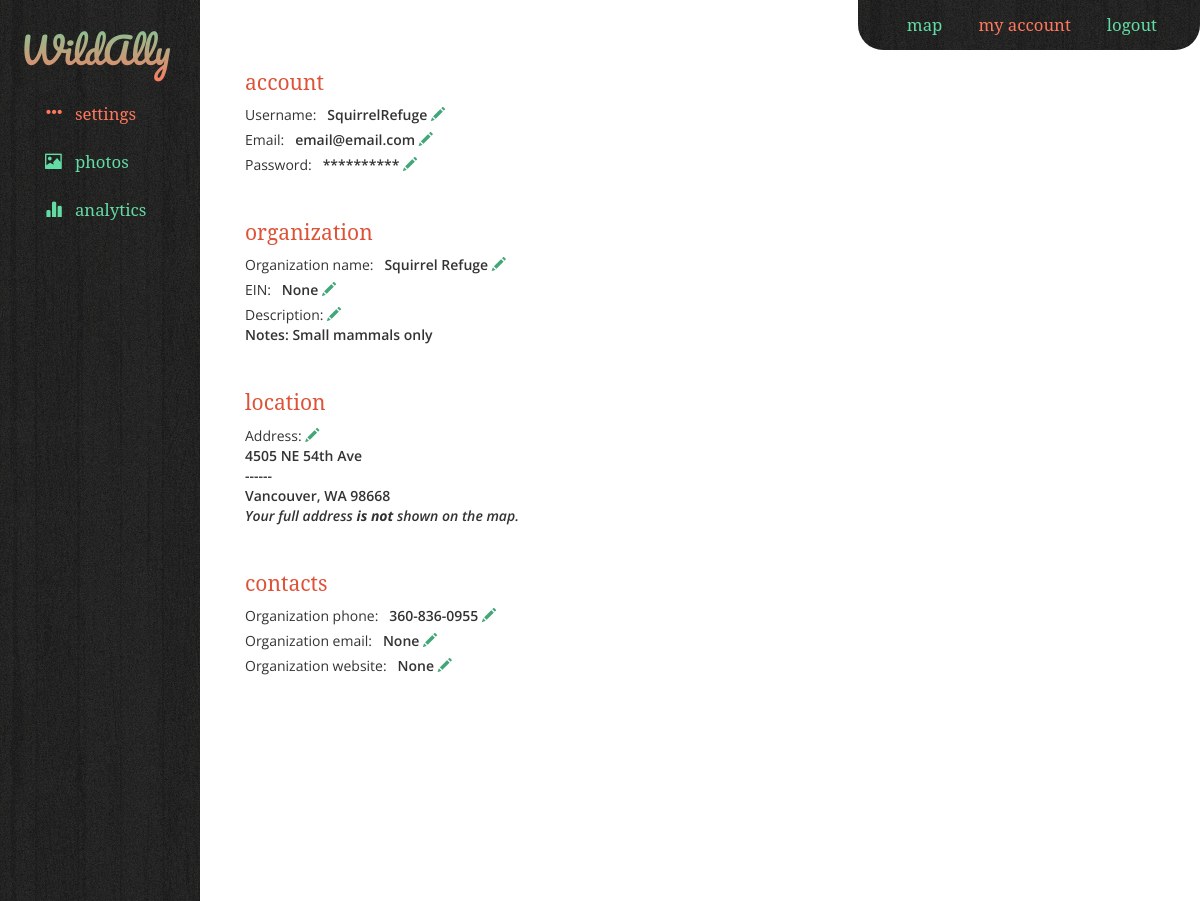
The page /settings (signed in) on the database its author committed.
### model.py (models this page shows, shortened)
class User(db.Model):
    __tablename__ = "users"
    id = db.Column(db.Integer, nullable=False, primary_key=True, autoincrement=True)
    email = db.Column(db.String(100), nullable=False)
    username = db.Column(db.String(50), unique=True, nullable=False)
    password = db.Column(db.String(500), nullable=False)
    account_made = db.Column(db.DateTime, nullable=False)
    last_login = db.Column(db.DateTime)

class Org(db.Model):
    __tablename__ = "orgs"
    id = db.Column(db.Integer, nullable=False, primary_key=True, autoincrement=True)
    user_id = db.Column(db.Integer, db.ForeignKey('users.id'))
    name = db.Column(db.String(100), nullable=False)
    ein = db.Column(db.String(9))
    show_address = db.Column(db.Boolean, nullable=False)
    address1 = db.Column(db.String(100))
    address2 = db.Column(db.String(100))
    city = db.Column(db.String(50), nullable=False)
    state = db.Column(db.String(2), nullable=False)
    zipcode = db.Column(db.String(5))
    desc = db.Column(db.Text)
    phone = db.Column(db.Integer)
    email = db.Column(db.String(100))
    website = db.Column(db.String(100))
    accept_animals = db.Column(db.Boolean)
    accept_volunteers = db.Column(db.Boolean)
    user = db.relationship("User",
                            backref=db.backref("org"))

### server.py (the view)
@app.route('/settings')
def manage_account():
    user_id = session['user_id']
    user = db.session.query(User).filter(User.id == user_id).first()
    org = db.session.query(Org).filter(Org.user_id == user_id).first()
    if org:
        is_org = 1
    else:
        is_org = 0
    return render_template('settings.html', is_org=is_org,
                                            username=user.username,
                                            email=user.email,
                                            org_name=org.name,
                                            ein=org.ein,
                                            show_address=org.show_address,
                                            address1=org.address1,
                                            address2=org.address2,
                                            city=org.city,
                                            state=org.state,
                                            zipcode=org.zipcode,
                                            desc=org.desc,
                                            phone=org.phone,
                                            org_email= org.email,
                                            website=org.website,
                                            accept_animals=org.accept_animals,
                                            accept_volunteers=org.accept_volunteers)

### templates/settings.html (shortened to what this page needs)
{% extends "base.html" %}
  {% block navbarloggedin %}
    <div class="small-navbar navbar-logged-in">
      <ul class="nav navbar-nav navbar-right">
          <li><a href="/">Map</a></li>
          <li><a class="link-active" href="/settings">My Account</a></li>
          <li><a href="/logout">Logout</a></li>
      </ul>
    </div>
  {% endblock %}
{% block sidebar %}
        <ul class="nav nav-sidebar my-account">
            <li><a class="link-active" href="/settings"><span class="glyphicon glyphicon-option-horizontal" aria-hidden="true"></span> &nbsp; Settings</a></li>
            <li><a href="/photos"><span class="glyphicon glyphicon-picture" aria-hidden="true"></span> &nbsp; Photos</a></li>
            <li><a href="/analytics"><span class="glyphicon glyphicon-stats" aria-hidden="true"></span> &nbsp; Analytics</a></li>
        </ul>
{% endblock %}
  {% block content %}
<div>
<h3>Account</h3>
    <label for='username'><span class="setting-label">Username: &nbsp; </span> <span id="current-username">{{ username }}</span>
        <span id="edit-username" class="glyphicon glyphicon-pencil click-to-edit" aria-hidden="true"></span>
    </label><br />
    <label for='email'><span class="setting-label">Email: &nbsp; </span> <span id="current-email">{{ email }}</span>
        <span id="edit-email" class="glyphicon glyphicon-pencil click-to-edit" aria-hidden="true"></span>
    </label><br />
    <label for='password'><span class="setting-label">Password: &nbsp; </span>
        <span id="password-mock">**********</span>
        <span id="edit-password" class="glyphicon glyphicon-pencil click-to-edit" aria-hidden="true"></span>
    </label><br />
</div>
{% if is_org == 1 %}
<div class="settings-section">
<h3>Organization</h3>
    <label for='org-name' class='org-field'><span class="setting-label">Organization name: &nbsp;</span> <span id="current-org-name">{{ org_name }}</span>
        <span id="edit-org-name" class="glyphicon glyphicon-pencil click-to-edit" aria-hidden="true"></span>
    </label><br />
    <label for='ein' class='org-field'><span class="setting-label">EIN: &nbsp;</span> <span id="current-ein">{{ ein }}</span>
        <span id="edit-ein" class="glyphicon glyphicon-pencil click-to-edit" aria-hidden="true"></span>
    </label><br />
    <label for='desc' class='org-field'><span class="setting-label">Description:</span>
        <span id="edit-desc" class="glyphicon glyphicon-pencil click-to-edit" aria-hidden="true"></span>
        <br />
        <span id="current-desc">{{ desc }}</span>
    </label><br />
</div>
<div class="settings-section">
<h3>Location</h3>
<label><span class="setting-label">Address:</span>
<span id="edit-address" class="glyphicon glyphicon-pencil click-to-edit" aria-hidden="true"></span>
<br />
{% if address1 %}
    <span id="current-address1" class="current-address">{{ address1 }}</span>
{% else %}
    <span id="current-address1" class="current-address"></span>
    <span class="current-address">------</span>
{% endif %}
    <br />
{% if address2 %}
    <span id="current-address2" class="current-address">{{ address2 }}</span>
{% else %}
    <span class="current-address">------</span>
{% endif %}
    <br />
    <span id="current-city" class="current-address">{{ city }}</span><input type='text' id='city' name='city' class='address-field temp-hidden'>,
    <span id="current-state" class="current-address">{{ state }}</span>
    <span id="current-zipcode" class="current-address">{{ zipcode }}</span>
    <br />
        {% if show_address == 1 %}
        <span id="current-show_address" class="current-address"><i>Your full address <b>is</b> shown on the map.</i></span>
        <input type='radio' class='address-field temp-hidden' name='show_address' value='1' checked='checked'>
            <span class='address-field temp-hidden'>Yes</span>
        <input type='radio' class='address-field temp-hidden' name='show_address' value='0'>
            <span class='address-field temp-hidden'>No, show only my city</span>
        {% else %}
        <span id="current-show_address" class="current-address"><i>Your full address <b>is not</b> shown on the map.</i></span>
        {% endif %}
        <br />
</label>
</div>
<div class="settings-section">
<h3>Contacts</h3>
    <label for='phone' class='org-field'><span class="setting-label">Organization phone: &nbsp; </span> <span id="current-phone">{{ phone }}</span>
        <span id="edit-phone" class="glyphicon glyphicon-pencil click-to-edit" aria-hidden="true"></span>
    </label><br />
    <label for='org-email' class='org-field'><span class="setting-label">Organization email: &nbsp; </span> <span id="current-org-email">{{ org_email }}</span>
        <span id="edit-org-email" class="glyphicon glyphicon-pencil click-to-edit" aria-hidden="true"></span>
    </label><br />
    <label for='website' class='org-field'><span class="setting-label">Organization website: &nbsp; </span> <span id="current-website">{{ website }}</span>
        <span id="edit-website" class="glyphicon glyphicon-pencil click-to-edit" aria-hidden="true"></span>
    </label><br />
</div>
    {% endif %}
  {% endblock %}

### templates/base.html (shortened to what this page needs)
<!DOCTYPE html>
<html>
<head>
  <link rel="stylesheet" type="text/css" href="https://maxcdn.bootstrapcdn.com/bootstrap/3.3.5/css/bootstrap.min.css">
  <link rel="stylesheet" type="text/css" href="static/css/style.css">
</head>
    <nav class="navbar navbar-transparent navbar-fixed-top">
      <div class="container-fluid">
  {% if session['user_id'] %}
  {% block navbarloggedin %}{% endblock %}
  {% endif %}
    </div>
</nav>
<body>
  <div class="container-fluid">
      <div class="row">
        <div class="col-sm-3 col-md-3 col-lg-2 sidebar">
          <div class="logo-container">
            <a href="/"><div class="navbar-brand" href="/">WildAlly</div></a>
          </div>
          {% block sidebar %}
          {% endblock %}
        </div>
  {% block map %}
    <div class="col-sm-9 col-sm-offset-3 col-md-9 col-md-offset-3 col-lg-10 col-lg-offset-2 main">
      <div class="main-panel">
  {% block content %} Content {% endblock %}
      </div>
    </div>
  {% endblock %}
</div>
</div>
</body>
<footer></footer>
</html>

### static/css/style.css (style rules this page uses)
html, body { height: 100%; margin: 0; padding: 0; font-family: "Open Sans", "serif"; }
body { margin-top: 50px; font-family: "Open Sans", "serif"; }
.h1, h1, .h2, h2, .h3, h3, .h4, h4, .h5, h5, .h6, h6 { font-family: "Arvo", "serif"; text-transform: lowercase; }
.h3, h3 { color: #DE5237; font-size: 150%; line-height: 120%; }
label { font-weight: 600; }
.main-panel { padding-left: 30px; }
.navbar-brand { font-family: "Pacifico", "serif"; color: #fff; font-size: 36px; background: -webkit-linear-gradient(#63DBA5, #FF785E); width: 150px; height: 75px; padding: 30px 0 30px 0; margin: auto; -webkit-background-clip: text; -webkit-text-fill-color: transparent; }
.logo-container { height: 70px; margin-bottom: 10px; }
.small-navbar { float: right !important; margin-right: -15px; padding-right: 10px; height: 50px; background: url('/static/img/wood_1.png'); -webkit-border-radius: 0px 0px 25px 25px; -moz-border-radius: 0px 0px 25px 25px; border-radius: 0px 0px 25px 25px; }
.navbar-logged-in { width: 342px; }
.navbar-nav>li>a { color: #63DBA5; padding: 15px 18px; font-family: "Arvo", "serif"; text-transform: lowercase; font-size: 110%; }
.navbar-nav { padding-right: 30px; }
.navbar-fixed-top { border: 0; }
.navbar-transparent { background: transparent; border: 0px; }
.sidebar { display: none; }
@media (min-width: 768px) { .sidebar { position: fixed; top: 0; bottom: 0; left: 0; z-index: 1000; display: block; padding: 10px 20px 20px 20px; overflow-x: hidden; overflow-y: auto; background: url('/static/img/wood_1.png'); border-right: 0px; } }
.nav-sidebar { margin-right: -20px; margin-bottom: 20px; margin-left: -20px; }
.nav-sidebar > li { color: #fff; font-size: 100%; padding-right: 30px; padding-left: 30px; line-height: 200%; }
.nav>li>a { color: #63DBA5 !important; font-family: "Arvo", "serif"; text-transform: lowercase; font-size: 120%; }
.nav > li > a.link-active { color: #FF785E !important; }
.settings-section { padding-top: 20px; }
.setting-label { font-weight: normal; }
span.click-to-edit { color: #42A679; }
footer { height: 200px; }

### rows shown on the page
User: username "SquirrelRefuge", email "email@email.com"
Org: name "Squirrel Refuge", desc "Notes: Small mammals only", address1 "4505 NE 54th Ave", city "Vancouver", state "WA", zipcode "98668", phone "360-836-0955"

### other values the page prints
{{ ein }} "None"
{{ org_email }} "None"
{{ website }} "None"
